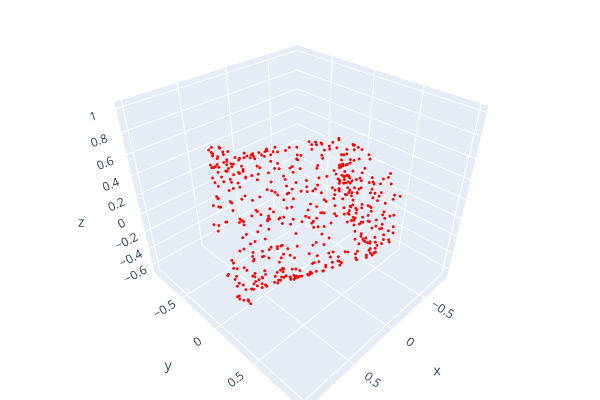
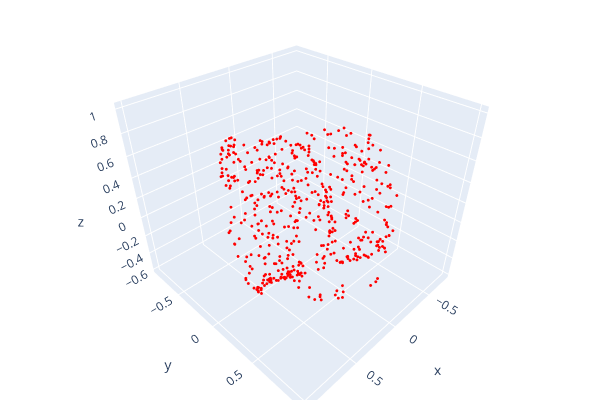
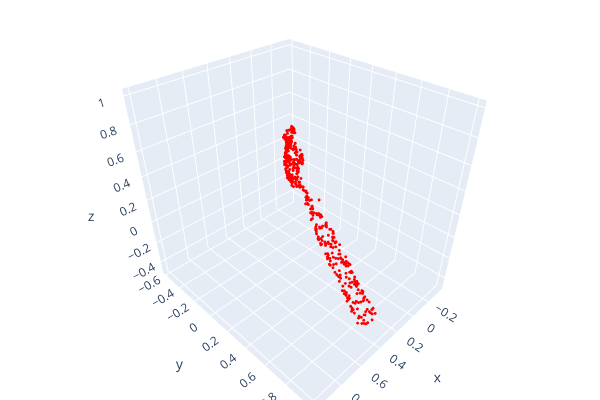
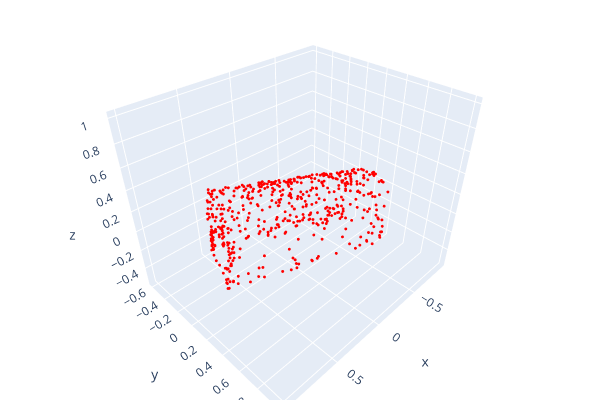

Here is the notebook cell these charts were saved with, in order:
### Code cell
for i in range(len(stl_models)):
    # Loading the pointcloud
    pc_load = np.load(f"sanity_check_{i}.npy")

    # Processing the information as in _datasets.py
    centroid = np.mean(pc_load, axis=0)
    pc_load = pc_load - centroid
    normalized = pc_load / np.std(pc_load)

    # Creating the data object
    data = Data(x = torch.tensor(pc_load, dtype=torch.float32)) 
    loader = DataLoader(dataset=[data], batch_size=1)
    for d in loader:
        pc = d.x
        draw_pc(pc)

### Figure 1 — Plotly figure (JSON) as saved in the notebook; plotly's stock layout.template omitted (floating-point values rounded to 4 significant figures; data arrays with more than 128 entries replaced by an {"elided": "..."} marker saying what was removed)
{"data": [{"marker": {"color": {"elided": "513x3 int values"}, "size": 1}, "mode": "markers", "type": "scatter3d", "x": {"elided": "513 float values"}, "y": {"elided": "513 float values"}, "z": {"elided": "513 float values"}}], "layout": {"height": 400, "margin": {"b": 0, "l": 0, "r": 0, "t": 0}, "scene": {"camera": {"center": {"x": 0, "y": 0, "z": 0}, "up": {"x": 0, "y": 0, "z": 1}}}, "showlegend": false, "width": 600}}

### Figure 2 — Plotly figure (JSON) as saved in the notebook; plotly's stock layout.template omitted (floating-point values rounded to 4 significant figures; data arrays with more than 128 entries replaced by an {"elided": "..."} marker saying what was removed)
{"data": [{"marker": {"color": {"elided": "513x3 int values"}, "size": 1}, "mode": "markers", "type": "scatter3d", "x": {"elided": "513 float values"}, "y": {"elided": "513 float values"}, "z": {"elided": "513 float values"}}], "layout": {"height": 400, "margin": {"b": 0, "l": 0, "r": 0, "t": 0}, "scene": {"camera": {"center": {"x": 0, "y": 0, "z": 0}, "up": {"x": 0, "y": 0, "z": 1}}}, "showlegend": false, "width": 600}}

### Figure 3 — Plotly figure (JSON) as saved in the notebook; plotly's stock layout.template omitted (floating-point values rounded to 4 significant figures; data arrays with more than 128 entries replaced by an {"elided": "..."} marker saying what was removed)
{"data": [{"marker": {"color": {"elided": "513x3 int values"}, "size": 1}, "mode": "markers", "type": "scatter3d", "x": {"elided": "513 float values"}, "y": {"elided": "513 float values"}, "z": {"elided": "513 float values"}}], "layout": {"height": 400, "margin": {"b": 0, "l": 0, "r": 0, "t": 0}, "scene": {"camera": {"center": {"x": 0, "y": 0, "z": 0}, "up": {"x": 0, "y": 0, "z": 1}}}, "showlegend": false, "width": 600}}

### Figure 4 — Plotly figure (JSON) as saved in the notebook; plotly's stock layout.template omitted (floating-point values rounded to 4 significant figures; data arrays with more than 128 entries replaced by an {"elided": "..."} marker saying what was removed)
{"data": [{"marker": {"color": {"elided": "513x3 int values"}, "size": 1}, "mode": "markers", "type": "scatter3d", "x": {"elided": "513 float values"}, "y": {"elided": "513 float values"}, "z": {"elided": "513 float values"}}], "layout": {"height": 400, "margin": {"b": 0, "l": 0, "r": 0, "t": 0}, "scene": {"camera": {"center": {"x": 0, "y": 0, "z": 0}, "up": {"x": 0, "y": 0, "z": 1}}}, "showlegend": false, "width": 600}}
